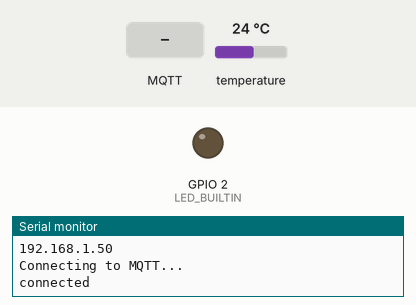
A sketch run on a simulated ESP32. On the bench: output pins drawn as LEDs (lit = HIGH), the last lines printed to the serial monitor. Inputs (shaded band) come from the test bench; at power-on: temperature 24 °C. WiFi joins after 1.5 s; servers stay silent unless stated; no MQTT or app messages arrive unless stated.

Above: at 3.2 s.
3.3 s: MQTT message "on" arrives on the first subscribed topic
At 4.1 s:
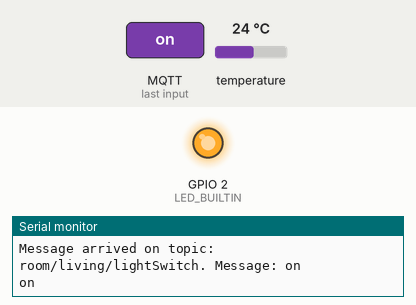
4.8 s: MQTT message "off" arrives on the first subscribed topic
At 5.2 s:
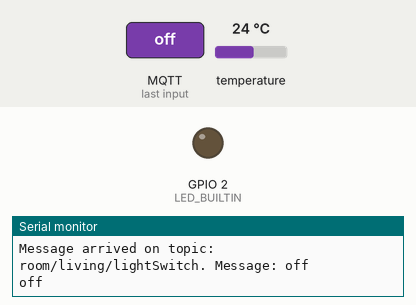
Timing chart, 0 to 7.8 s (numbered marks = the images above; inputs shaded):
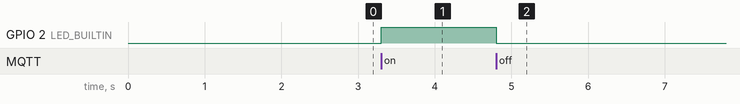

The sketch:

living_room.ino
```cpp
#include <WiFi.h>
#include <PubSubClient.h>
#include <OneWire.h>
#include <DallasTemperature.h>
#define ONE_WIRE_BUS 23

const char *ssid = "MotoG";
const char *password = "heaton27";
const char *mqtt_server = "m23.cloudmqtt.com";
const int   mqtt_port = 10113;
const char *mqtt_user = "rlmlvquc";
const char *mqtt_password = "ck_xPRfR8TaT";

long lastMsg = 0;
char msg[50];
int value = 0;
const char *TOPIC_LIGHT_SWITCH = "room/living/lightSwitch";
const char *TOPIC_LIGHT_STATUS = "room/living/lightStatus";
const char *TOPIC_TEMPERATURE = "room/living/temperature";
bool LIGHT_ON = 0;

WiFiClient espClient;
PubSubClient client(espClient);
OneWire oneWire(ONE_WIRE_BUS);
DallasTemperature sensors(&oneWire);

void setup()
{
  pinMode(LED_BUILTIN, OUTPUT);
  digitalWrite(LED_BUILTIN, LOW);
  Serial.begin(115200);
  WiFi.begin(ssid, password);
  sensors.begin();

  while (WiFi.status() != WL_CONNECTED)
  {
    delay(1000);
    Serial.println("Connecting to WiFi..");
  }

  Serial.println("Connected to the WiFi network");
  Serial.println("IP address: ");
  Serial.println(WiFi.localIP());

  client.setServer(mqtt_server, mqtt_port);
  client.setCallback(callback);
  while (!client.connected())
  {
    Serial.println("Connecting to MQTT...");

    if (client.connect("ESP32Client", mqtt_user, mqtt_password))
    {

      Serial.println("connected");
    }
    else
    {

      Serial.print("failed with state ");
      Serial.print(client.state());
      delay(20000);
    }
  }
  client.publish("room/esp/started", "Hello from living room");
  client.subscribe(TOPIC_LIGHT_SWITCH);
}

void callback(char *topic, byte *message, unsigned int length)
{
  Serial.print("Message arrived on topic: ");
  Serial.print(topic);
  Serial.print(". Message: ");
  String messageTemp;

  for (int i = 0; i < length; i++)
  {
    Serial.print((char)message[i]);
    messageTemp += (char)message[i];
  }
  Serial.println();
  if(String(topic) == TOPIC_LIGHT_SWITCH){
     if (messageTemp == "on")
      {
        Serial.println("on");
        LIGHT_ON = 1;
        digitalWrite(LED_BUILTIN, LIGHT_ON);
        client.publish(TOPIC_LIGHT_STATUS, "On");
      }
      else if (messageTemp == "off")
      {
        Serial.println("off");
        LIGHT_ON = 0;
        digitalWrite(LED_BUILTIN, LIGHT_ON);
        client.publish(TOPIC_LIGHT_STATUS, "Off");
      }
  }
}

void reconnect()
{
  // Loop until we're reconnected
  while (!client.connected())
  {
    Serial.print("Attempting MQTT connection...");
    // Attempt to connect
    if (client.connect("ESP32Client", mqtt_user, mqtt_password))
    {
      Serial.println("connected");
      // Subscribe
      client.subscribe(TOPIC_LIGHT_SWITCH);
    }
    else
    {
      Serial.print("failed, rc=");
      Serial.print(client.state());
      Serial.println(" try again in 5 seconds");
      // Wait 5 seconds before retrying
      delay(5000);
    }
  }
}

void loop()
{
  if (!client.connected())
  {
    reconnect();
  }
  client.loop();

  long now = millis();

  if (now - lastMsg > 5000)
  {
    lastMsg = now;
    char fbuff[10];
    sensors.requestTemperatures();
    float temp = sensors.getTempCByIndex(0);
    if(sensors.getTempCByIndex(0) != -127){
      dtostrf(sensors.getTempCByIndex(0),2,2,fbuff);
      client.publish(TOPIC_TEMPERATURE, fbuff);
    }
  }
}
```

Measured:
- after the input at 3.3 s, GPIO 2 (LED_BUILTIN): LOW → HIGH at once
- after the input at 4.8 s, GPIO 2 (LED_BUILTIN): HIGH → LOW at once
